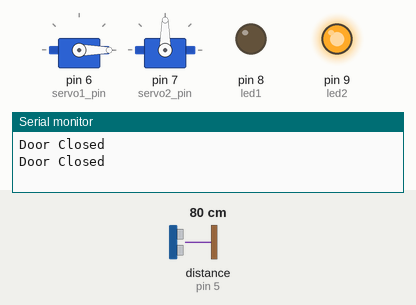
A sketch run on a simulated Arduino Uno, built with avr-gcc and run on an emulated ATmega328P. Parts: 2 × servo, output pins drawn as LEDs (lit = HIGH), the last lines printed to the serial monitor. Wiring (inferred from the names in the program): ultrasonic range finder: trigger pin 4; echo pin 5. The test bench sets the inputs (shaded band); at power-on: distance to the obstacle (sensor on pin 5) 80 cm. The echo pulse lasts 58.3 µs per cm; pins used as bus, display or sensor lines are not drawn.

Above: at 1.8 s.
1.9 s: distance to the obstacle (sensor on pin 5) set to 22 cm
3.4 s: distance to the obstacle (sensor on pin 5) set to 18 cm
At 4.5 s:
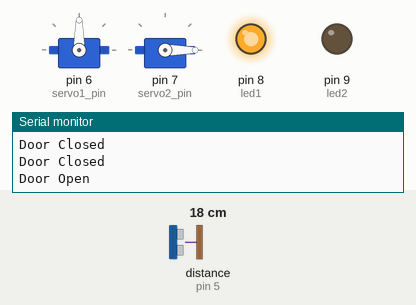
5.5 s: distance to the obstacle (sensor on pin 5) set to 35 cm
At 7.2 s:
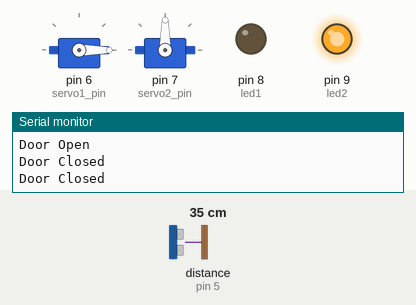
7.5 s: distance to the obstacle (sensor on pin 5) set to 2 cm
At 9.0 s:
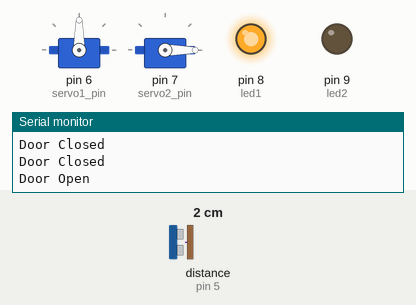
Timing chart, 0 to 10.5 s (numbered marks = the images above; inputs shaded):
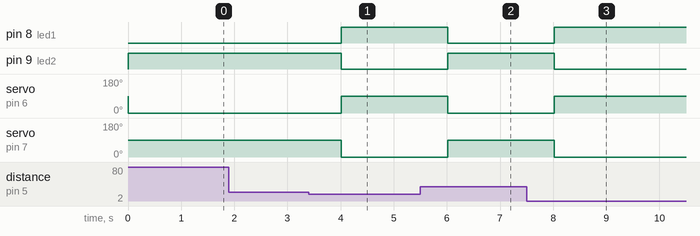

The sketch:

faadu_Automatic_Door.ino
```cpp
/*code by Vivek Agarwal , you can change the code and make your creativity to reality and make excellent projects .
 * Let's code
 */
#include <Servo.h>
Servo servo1;
Servo servo2;
int led1=8;
int led2=9;
int trig=4;
int echo=5;
int servo1_pin=6;
int servo2_pin=7;
int duration=0,dist=0;
void setup()
{
  Serial.begin(9600);

pinMode(led1,OUTPUT);
pinMode(led2,OUTPUT);
pinMode(trig,OUTPUT);
pinMode(echo,INPUT);
  servo1.attach(servo1_pin);
  servo2.attach(servo2_pin);
  servo1.write(90);
  servo2.write(90);
}

void loop()
{
  digitalWrite(trig, HIGH);
delayMicroseconds(10);
digitalWrite(trig, LOW);
pinMode(echo, INPUT);
duration = pulseIn(echo, HIGH);
dist = (duration*0.034) / 2;    //obtain distance

if(dist<20)
{
  Serial.println("Door Open");
  digitalWrite(led2,LOW);
  digitalWrite(led1,HIGH);
  servo1.write(90);
  servo2.write(0);
  delay(2000);

}
else
{
  Serial.println("Door Closed");
  digitalWrite(led1,LOW);
  digitalWrite(led2,HIGH);
  servo1.write(0);
  servo2.write(90);
  delay(1000);
}
}
```

Measured:
- the behaviour switches between 21 and 20 cm on distance to the obstacle (sensor on pin 5) (found by bisection; images 0 and 1)
- after the input at 3.4 s, pin 8 (led1): LOW → HIGH after 0.62 s; pin 9 (led2): HIGH → LOW after 0.62 s; servo on pin 6 (servo1_pin): 0° → 90° after 0.62 s; servo on pin 7 (servo2_pin): 90° → 0° after 0.62 s
- after the input at 5.5 s, pin 8 (led1): HIGH → LOW after 0.52 s; pin 9 (led2): LOW → HIGH after 0.52 s; servo on pin 6 (servo1_pin): 90° → 0° after 0.52 s; servo on pin 7 (servo2_pin): 0° → 90° after 0.52 s
- after the input at 7.5 s, pin 8 (led1): LOW → HIGH after 0.52 s; pin 9 (led2): HIGH → LOW after 0.52 s; servo on pin 6 (servo1_pin): 0° → 90° after 0.52 s; servo on pin 7 (servo2_pin): 90° → 0° after 0.52 s
